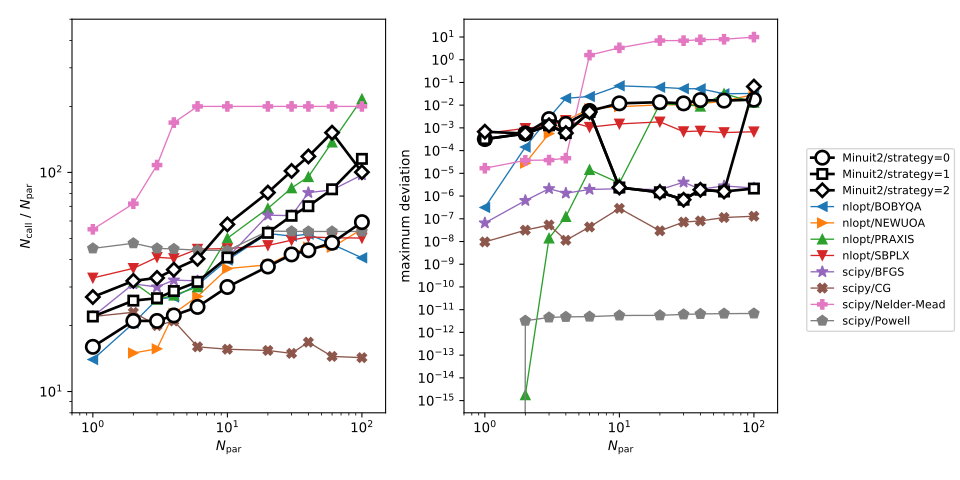

Reproduce this figure in Python.
import numpy as np
from matplotlib import pyplot as plt
from matplotlib.ticker import LogLocator
import os
import pickle


class TrackingFcn:
    def __init__(self, npar):
        self.ncall = 0
        self.y = np.random.randn(npar)

    def __call__(self, par, *args):
        self.ncall += 1
        # use log to make problem non-linear
        return np.log(np.sum((self.y - par) ** 2) + 1)


class Runner:
    def __init__(self, npars):
        self.npars = npars

    def __call__(self, trial):
        from iminuit import Minuit
        import nlopt
        from scipy.optimize import minimize
        import numpy as np

        np.random.seed(1 + trial)
        data = []

        for npar in self.npars:
            fcn = TrackingFcn(npar)
            for stra in (0, 1, 2):
                key = f"Minuit2/strategy={stra}"
                print(key, npar)
                fcn.ncall = 0
                m = Minuit.from_array_func(
                    fcn, np.zeros(npar), pedantic=False, print_level=0
                )
                m.strategy = stra
                m.migrad()
                max_dev = np.max(np.abs(m.np_values() - fcn.y))
                data.append((key, npar, fcn.ncall, max_dev))

            for algo in ("BOBYQA", "NEWUOA", "PRAXIS", "SBPLX"):
                if npar == 1 and algo == "PRAXIS":
                    continue  # PRAXIS does not work for npar==1
                print(algo, npar)
                fcn.ncall = 0
                opt = nlopt.opt(getattr(nlopt, "LN_" + algo), npar)
                opt.set_min_objective(lambda par, grad: fcn(par))
                opt.set_xtol_abs(1e-3)
                try:
                    xopt = opt.optimize(np.zeros(npar))
                except:
                    pass
                max_dev = np.max(np.abs(xopt - fcn.y))

                key = f"nlopt/{algo}"
                data.append((key, npar, fcn.ncall, max_dev))

            for algo in ("BFGS", "CG", "Powell", "Nelder-Mead"):
                print(algo, npar)
                fcn.ncall = 0
                result = minimize(fcn, np.zeros(npar), method=algo, jac=False)
                max_dev = np.max(np.abs(result.x - fcn.y))
                key = f"scipy/{algo}"
                data.append((key, npar, fcn.ncall, max_dev))

        return data


if os.path.exists("bench.pkl"):
    with open("bench.pkl", "rb") as f:
        results = pickle.load(f)
else:
    npars = (1, 2, 3, 4, 6, 10, 20, 30, 40, 60, 100)
    from multiprocessing.pool import Pool

    with Pool() as p:
        results = p.map(Runner(npars), range(100))
    with open("bench.pkl", "wb") as f:
        pickle.dump(results, f)


methods = {}
for data in results:
    for key, npar, ncal, maxdev in data:
        methods.setdefault(key, {}).setdefault(npar, []).append((ncal, maxdev))

fig, ax = plt.subplots(1, 2, figsize=(10, 5), sharex=True)
plt.subplots_adjust(left=0.12, right=0.75, wspace=0.6)
handles = []
labels = []
markers = iter(
    (
        ("o", 10),
        ("s", 7),
        ("D", 7),
        ("<", 7),
        (">", 7),
        ("^", 7),
        ("v", 7),
        ("*", 9),
        ("X", 7),
        ("P", 7),
        ("p", 8),
    )
)

for method in sorted(methods):
    m, ms = next(markers)
    ls = "-"
    lw = 1
    zorder = None
    color = None
    mfc = None
    mew = 1
    if "Minuit" in method:
        ls = "-"
        lw = 2
        zorder = 10
        color = "k"
        mfc = "w"
        mew = 2

    data = methods[method]
    npars = np.sort(list(data))
    ncalls = np.empty_like(npars)
    max_devs = np.empty_like(npars, dtype=float)
    for i, npar in enumerate(npars):
        nc, md = np.transpose(data[npar])
        ncalls[i] = np.median(nc)
        max_devs[i] = np.median(md)
    plt.sca(ax[0])
    p, = plt.plot(
        npars,
        ncalls / npars,
        ls=ls,
        lw=lw,
        marker=m,
        ms=ms,
        zorder=zorder,
        color=color,
        mfc=mfc,
        mew=mew,
    )
    handles.append(p)
    labels.append(method)
    plt.xlabel("$N_\\mathrm{par}$")
    plt.ylabel("$N_\\mathrm{call}$ / $N_\\mathrm{par}$")
    plt.loglog()
    plt.ylim(8, 5e2)
    plt.xlim(0.7, 150)
    plt.sca(ax[1])
    plt.xlabel("$N_\\mathrm{par}$")
    plt.ylabel("maximum deviation")
    plt.plot(
        npars,
        max_devs,
        lw=lw,
        ls=ls,
        marker=m,
        ms=ms,
        zorder=zorder,
        color=color,
        mfc=mfc,
        mew=mew,
    )
    plt.loglog()
    # plt.xticks((1, 10, 100))

    plt.gca().xaxis.set_major_locator(LogLocator(numticks=10))
    plt.gca().xaxis.set_minor_locator(LogLocator(numticks=10, subs="all"))
    plt.xticks((1, 10, 100), ("1", "10", "100"))
    plt.gca().yaxis.set_major_locator(LogLocator(numticks=100))

plt.figlegend(handles, labels, loc="center right", fontsize="small")
plt.savefig("bench.svg")
plt.show()
